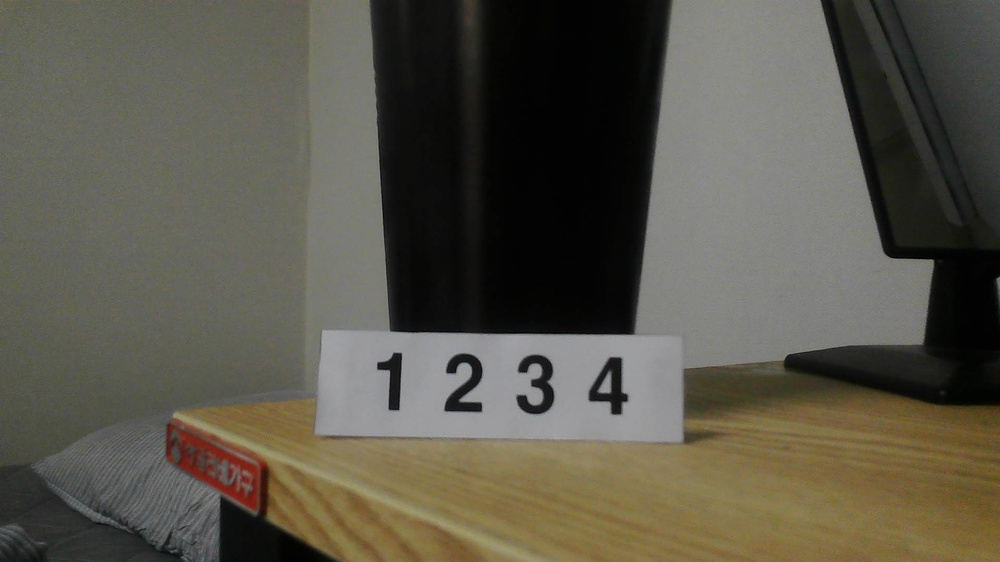
#> input picture raspberrypi_code/camera/first_image.jpg, 1000 x 562 px, shrunk from 1920 x 1080 before the run
$ python extraction.py --image first_image.jpg   (older library calls are emulated)
#> lines starting #> are read from the running program, lines starting #| are printed output that depends on the picture; after the words box and inside, x2 and y2 are one past the last pixel; in counts of white or black regions, pixels touching at a corner belong together

import cv2
import numpy as np
import math
import argparse
try:
    from PIL import Image
except ImportError:
    import Image
import pytesseract


# [60 lines left out: functions crop_image, compare_count, not called in this run]
ap = argparse.ArgumentParser()
ap.add_argument("-i", "--image", type=str, required=True, help="path to image")
args = vars(ap.parse_args())

img = cv2.imread(args["image"])
#> img is the input picture: shape (562, 1000, 3); mean B, G, R 74.5, 86.4, 89.8

hsv = cv2.cvtColor(img, cv2.COLOR_BGR2HSV)
#> hsv: shape (562, 1000, 3); mean H, S, V 32.9, 41.2, 90.6
hue, saturation, value = cv2.split(hsv)
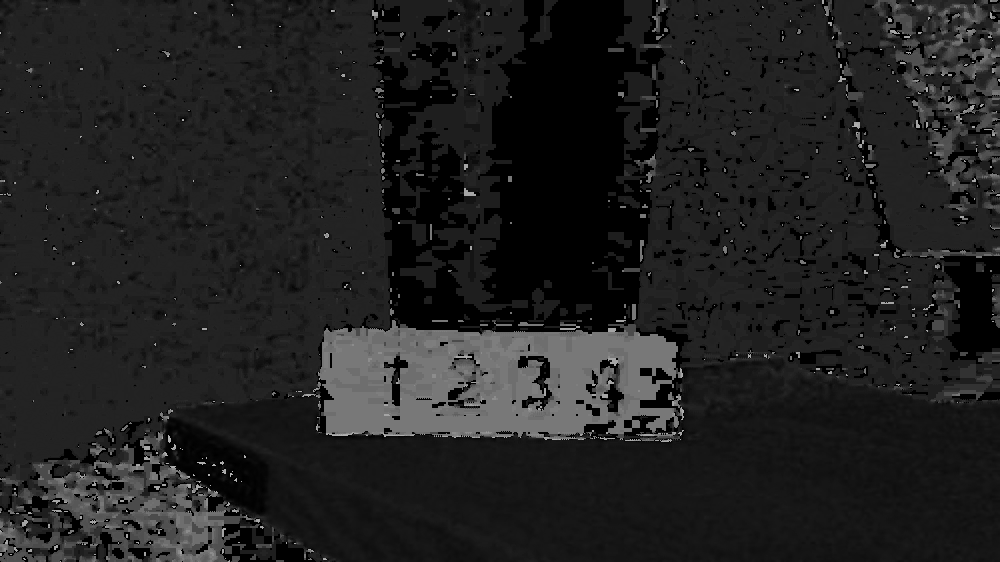
#> hue: shape (562, 1000); min 0, max 179, mean 32.9
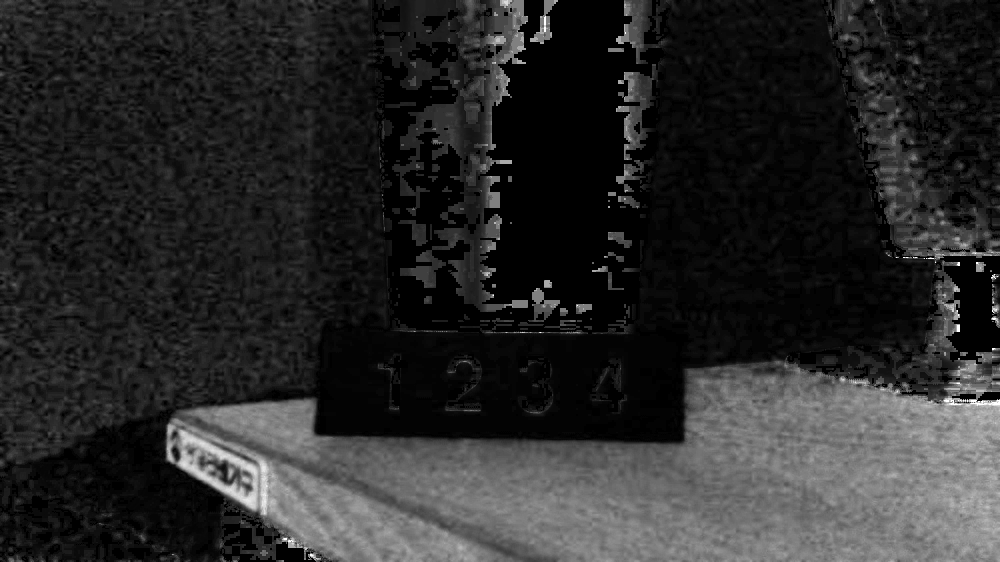
#> saturation: shape (562, 1000); min 0, max 255, mean 41.2
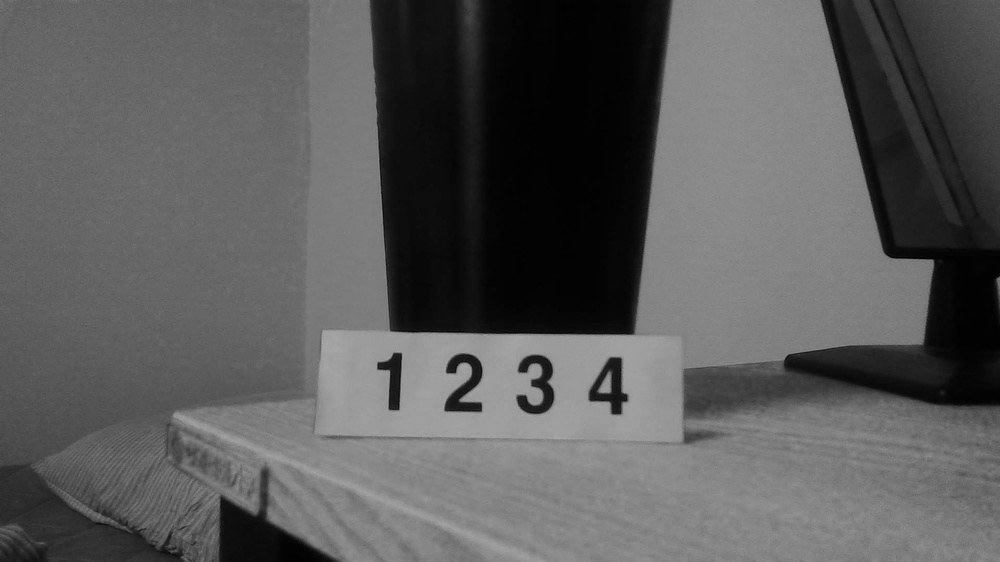
#> value: shape (562, 1000); min 0, max 169, mean 90.6

adapt = cv2.adaptiveThreshold(value, 255, cv2.ADAPTIVE_THRESH_MEAN_C, cv2.THRESH_BINARY, 15, 20)
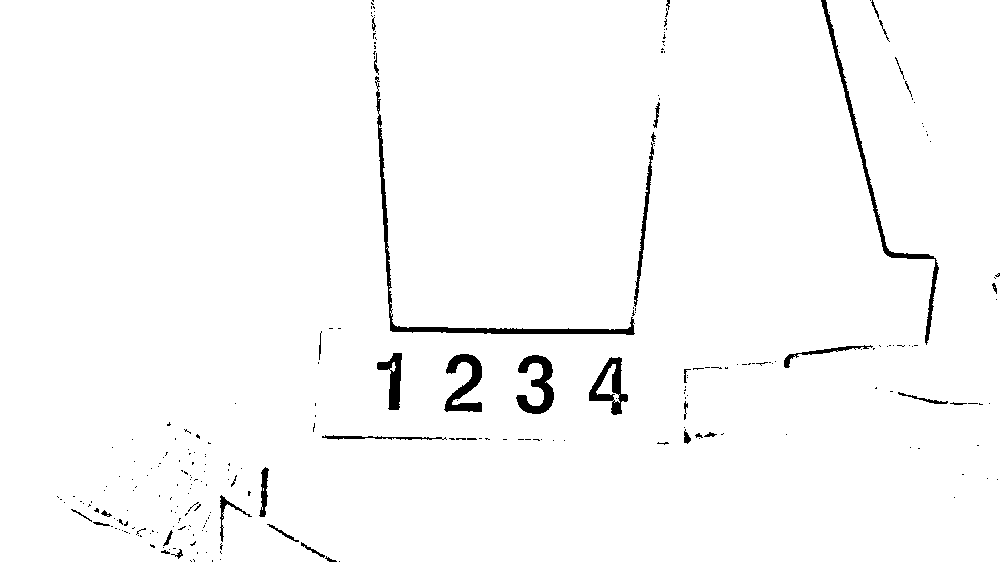
#> adapt: shape (562, 1000); 98% white; 262 black regions (223 under 20 px), largest, box (x1, y1, x2, y2) and area: (375, 76, 635, 335) 2148, (821, 0, 939, 345) 1614, (516, 355, 554, 414) 1070

kernel = cv2.getStructuringElement(cv2.MORPH_RECT, (3, 3))

topHat = cv2.morphologyEx(value, cv2.MORPH_TOPHAT, kernel)
blackHat = cv2.morphologyEx(value, cv2.MORPH_BLACKHAT, kernel)

add = cv2.add(value, topHat)
subtract = cv2.subtract(add, blackHat)

blur = cv2.GaussianBlur(subtract, (5, 5), 0)

thresh = cv2.adaptiveThreshold(blur, 255, cv2.ADAPTIVE_THRESH_GAUSSIAN_C, cv2.THRESH_BINARY_INV, 19, 9)
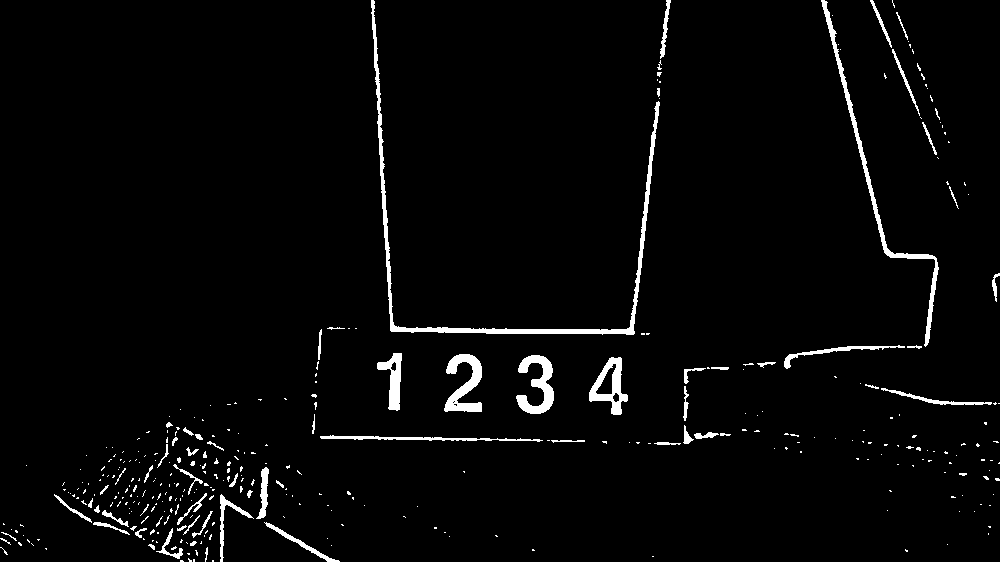
#> thresh: shape (562, 1000); 2.9% white; 360 white regions (293 under 20 px), largest, box (x1, y1, x2, y2) and area: (371, 0, 660, 335) 3309, (821, 0, 939, 347) 1742, (444, 354, 482, 412) 1105

dilate = cv2.dilate(thresh, kernel, iterations=1)
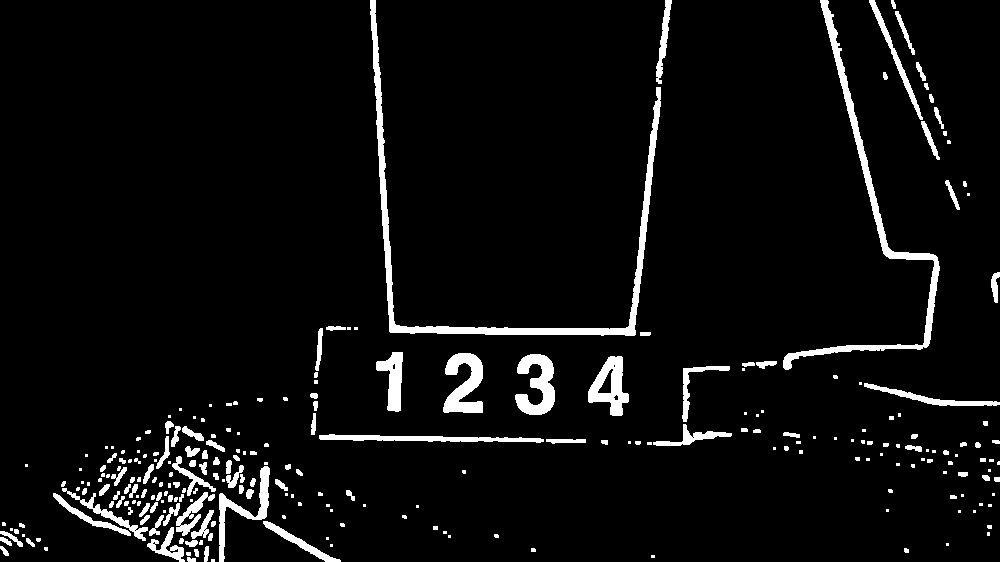
#> dilate: shape (562, 1000); 5.3% white; 258 white regions (126 under 20 px)

cv2MajorVersion = cv2.__version__.split(".")[0]
if int(cv2MajorVersion) >= 4:
    contours, hierarchy = cv2.findContours(dilate, cv2.RETR_LIST, cv2.CHAIN_APPROX_SIMPLE)
#> contours = 270 contours, 173 with area under 20; largest, box (x1, y1, x2, y2) and area: (370, 0, 661, 336) 4375, (783, 0, 940, 370) 3024, (588, 356, 629, 416) 1360, (443, 353, 483, 413) 1318, (515, 354, 555, 415) 1290
else:
    imageContours, contours, hierarchy = cv2.findContours(dilate, cv2.RETR_LIST, cv2.CHAIN_APPROX_SIMPLE)

height, width = thresh.shape
#> height = 562; width = 1000

imageContours = np.zeros((height, width, 3), dtype=np.uint8)

possibleChars = []
countOfPossibleChars = 0

for i in contours:
    chk = True
    old = False
    if cv2.contourArea(i) < 1000:
        continue
    x,y,w,h = cv2.boundingRect(i)
    ratio = w / h
    cv2.rectangle(imageContours, (x, y), (x+w, y+h), (0,255,255), 1)
    if w <= h or ratio < 1.7 or ratio > 7:
        chk = False
    if ratio < 3:
        old = True
    if chk == True:

        rect = cv2.minAreaRect(i)
        box = cv2.boxPoints(rect)
        box = np.int0(box)


        cv2.rectangle(imageContours, (x, y), (x+w, y+h), (0,255,0), 2)
        cnt = compare_count(imageContours, contours, x,y,w,h, old)
        print ("ratio:",ratio, ", count:", cnt, ",old:",old)
        if cnt >= 6 and cnt <= 9:
            cv2.rectangle(imageContours, (x, y), (x+w, y+h), (0,0,255), 2)
            value = cv2.adaptiveThreshold(value, 255, cv2.ADAPTIVE_THRESH_MEAN_C, cv2.THRESH_BINARY, 15, 19)
            img_croped = crop_image(value, rect, box)
            xoffset = int(round(w/20))
            yoffset = int(round(h/20))
            if old == True:
                crop_img = img_croped[yoffset*6 : h - yoffset*2, xoffset : w-xoffset]
            else:
                crop_img = img_croped[yoffset*2 : h - yoffset*2, xoffset*2 : w-xoffset*2]
            cv2.imshow("rotated2", crop_img)
            im = Image.fromarray(np.uint8(crop_img))
            im.save("./numberplate.png")
            text = pytesseract.image_to_string(im, lang='kor')
            print("text present in images:",text)
#> this loop made 270 passes
#> (chk, old, x, y, w, h, ratio) on passes 244, 245, 246, 268, 270: (False, True, 588, 356, 41, 60, 0.683), (False, True, 515, 354, 40, 61, 0.656), (False, True, 443, 353, 40, 60, 0.667), (False, True, 783, 0, 157, 370, 0.424), (False, True, 370, 0, 291, 336, 0.866)
#> imageContours: shape (562, 1000, 3); mean H, S, V 0, 1.3, 1.3

cv2.imshow("contours", imageContours)

imageContours = np.zeros((height, width, 3), np.uint8)

cv2.waitKey(0)

$ run again, on raspberrypi_code/camera/testimg.jpg
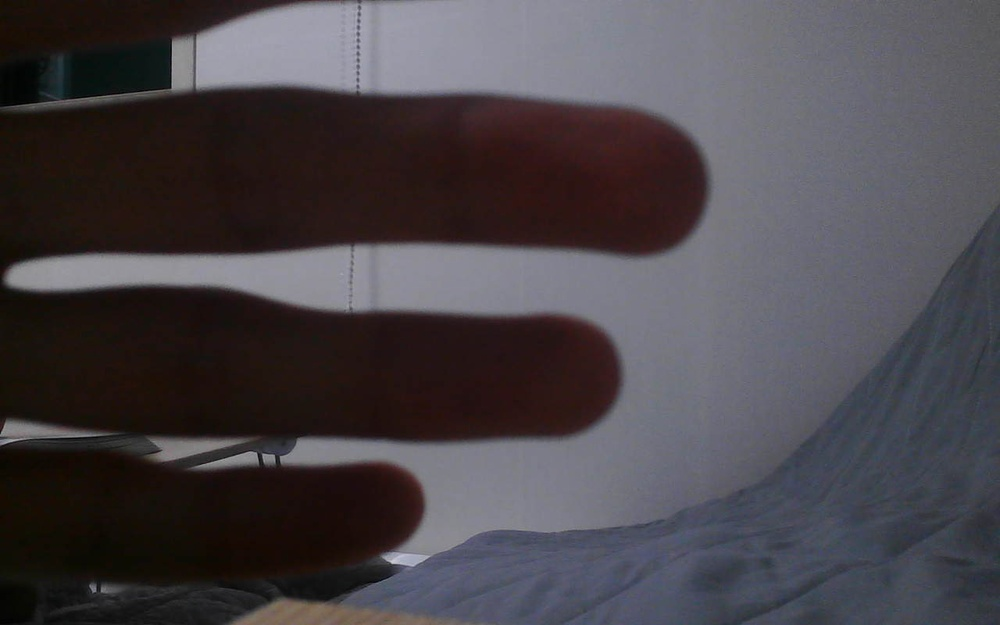
#> input picture raspberrypi_code/camera/testimg.jpg, 1000 x 625 px, shrunk from 1280 x 800 before the run
#> img is the input picture: shape (625, 1000, 3); mean B, G, R 73.2, 68.4, 73.2
#> hsv: shape (625, 1000, 3); mean H, S, V 83.6, 70.6, 79.9
#> `adapt = cv2.adaptiveThreshold(value, 255, cv2.ADAPTIVE_THRESH_MEAN_C, ..`:
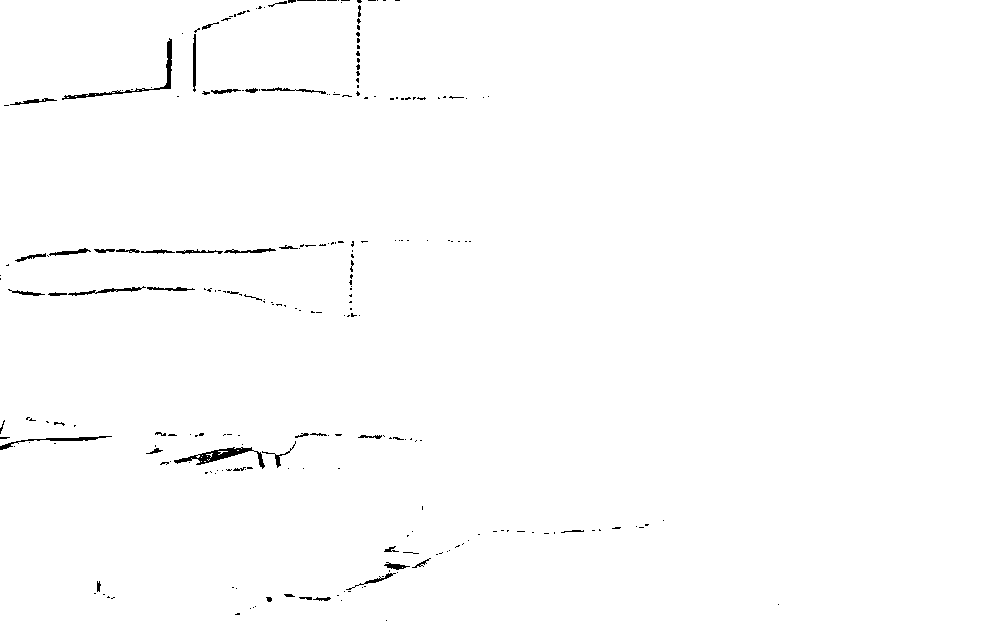
#> adapt: shape (625, 1000); 99.2% white; black in thin lines or dots, all inside (x1, y1, x2, y2) = (0, 0, 779, 621)
#> thresh: shape (625, 1000); 1.6% white; 302 white regions (234 under 20 px), largest, box (x1, y1, x2, y2) and area: (14, 240, 348, 262) 1266, (6, 286, 197, 297) 745, (156, 444, 265, 469) 703
#> `dilate = cv2.dilate(thresh, kernel, iterations=1)`:
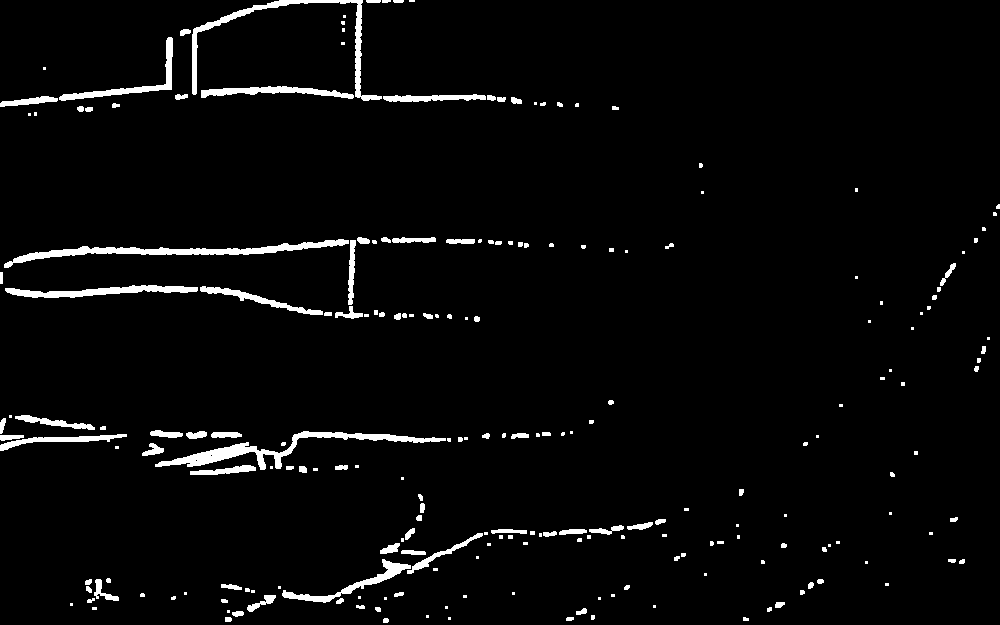
#> dilate: shape (625, 1000); 3.3% white; 219 white regions (104 under 20 px)
#> contours = 221 contours, 148 with area under 20; largest, box (x1, y1, x2, y2) and area: (155, 431, 446, 470) 1852, (4, 239, 349, 268) 1804, (192, 0, 382, 101) 1399, (5, 285, 198, 298) 1016, (59, 37, 173, 101) 792
#> the loop `for i in contours:` made 221 passes
#> (chk, old, x, y, w, h, ratio, rect) on pass 221: (True, True, 192, 0, 190, 101, 1.88, ((286.5, 50), (100, 189), -90))
#> (printed output is left out)
